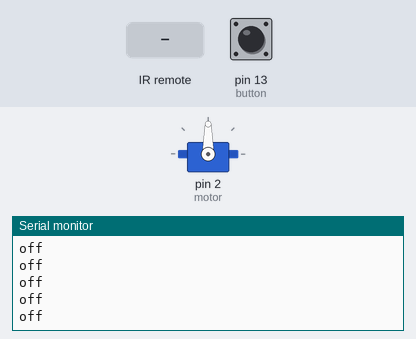
Bench run of a sketch on a simulated Arduino Uno, built with avr-gcc and run on an emulated ATmega328P. On the bench: servo, the last lines printed to the serial monitor. Inputs (shaded band) come from the test bench; at power-on: pin 13 (button) HIGH.

Above: at 1.2 s.
1.3 s: pin 13 (button) pulled LOW for 0.15 s
At 1.41 s:
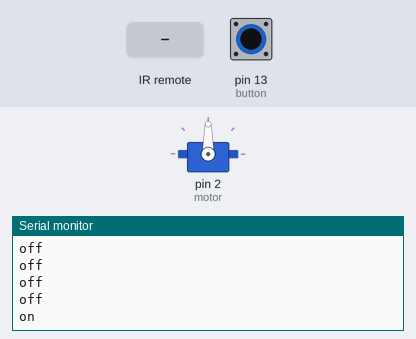
3.3 s: infrared code 0xFFFFFFFF received
At 3.31 s:
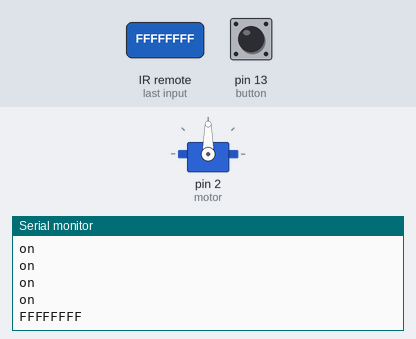

The sketch:

35_test.ino
```cpp
#include <IRremote.h>
#include <Servo.h>

int RECV_PIN = A0;
int motor = 2;
bool on_off = false;
bool flag = false;
int button = 13;

Servo servo;
IRrecv irrecv(RECV_PIN);
decode_results results;

void setup()
{
  Serial.begin(9600);
  irrecv.enableIRIn();
  pinMode(2, OUTPUT);
  pinMode(button, INPUT_PULLUP);
  servo.attach(motor);
}

void loop() {
  if (irrecv.decode(&results)) {
    Serial.println(results.value, HEX);
    if(results.value != 0xFFFFFFFF){
     if(on_off == true) {
      on_off = false;
    }
    else {
      on_off = true;
    }
    }
    irrecv.resume();
  }

  if(digitalRead(button) == LOW){
    if(flag == false) {
      flag = true;
    }
    else{
      if(on_off == true) {
        on_off = false;
      }
      else {
        on_off = true;
      }
      flag = false;
    }
  }

  if(on_off == true) {
    //servo.write(90);
    Serial.println("on");
    //delay(2000);
  }
  else {
    //servo.write(0);
    Serial.println("off");
    //delay(2000);
  }

  delay(100);
}
```

Measured:
- after the input at 1.3 s, the serial monitor: prints a new line after 0.10 s (image 1)
- after the input at 3.3 s, the serial monitor: prints a new line at once (image 2)
